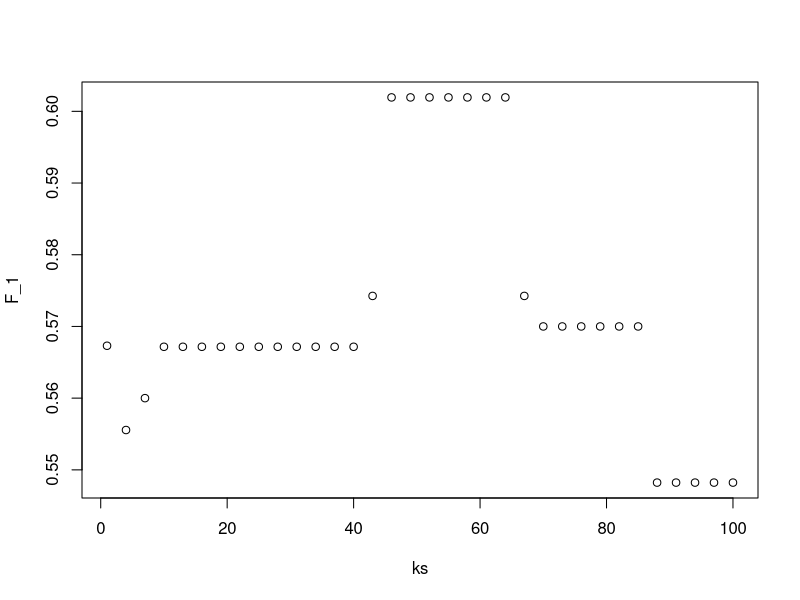

Source code (R):
library(dslabs)
library(tidyverse)
library(caret)
data("heights")

# set.seed(1) # if using R 3.5 or earlier
set.seed(1, sample.kind = "Rounding") # if using R 3.6 or later
test_index <- createDataPartition(heights$sex, times = 1, p = 0.5, list = FALSE)
test_set <- heights[test_index, ]
train_set <- heights[-test_index, ]     

ks <- seq(1, 101, 3)
F_1 <- sapply(ks, function(k){
  fit <- knn3(sex ~ height, data = train_set, k = k)
  y_hat <- predict(fit, test_set, type = "class") %>% 
    factor(levels = levels(train_set$sex))
  F_meas(data = y_hat, reference = test_set$sex)
})
plot(ks, F_1)
max(F_1)
ks[which.max(F_1)]


# set.seed(1) # if using R 3.5 or earlier
set.seed(1, sample.kind = "Rounding") # if using R 3.6 or later
y <- tissue_gene_expression$y
x <- tissue_gene_expression$x
test_index <- createDataPartition(y, list = FALSE)
sapply(seq(1, 11, 2), function(k){
  fit <- knn3(x[-test_index,], y[-test_index], k = k)
  y_hat <- predict(fit, newdata = data.frame(x=x[test_index,]),
                   type = "class")
  mean(y_hat == y[test_index])
})
